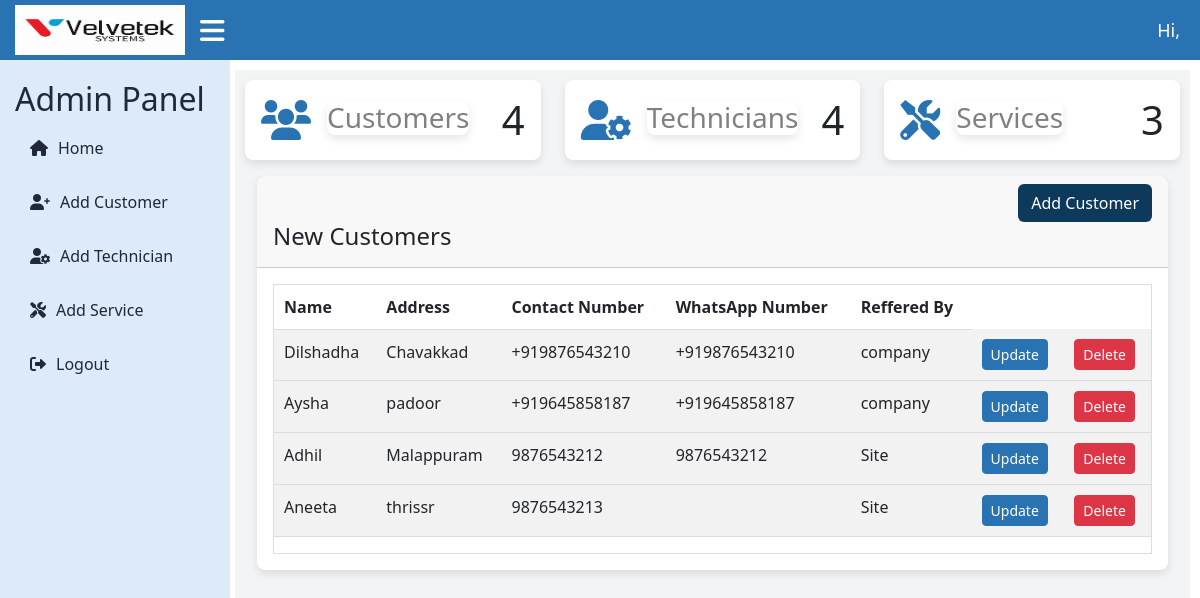
The page /velvetekapp/customer/new/ on the database as committed earlier.
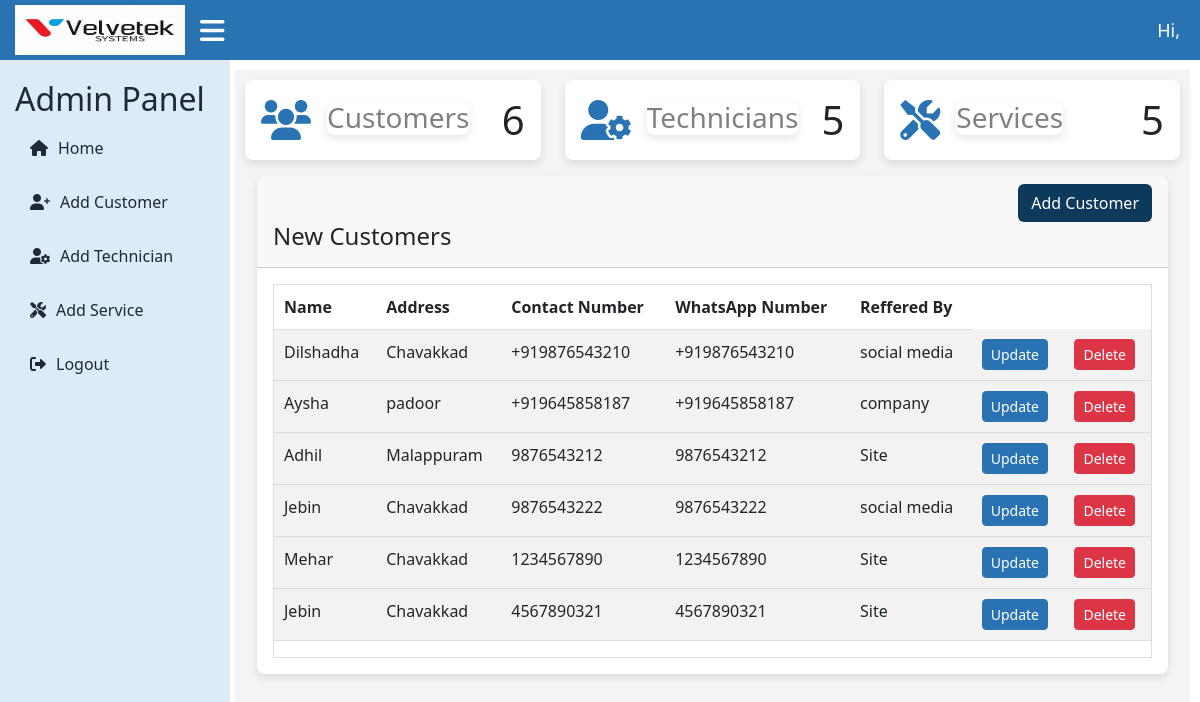
The same page on the database as committed later.
### velvetekapp/models.py (models this page shows)
class Customer(models.Model):
    name=models.CharField(max_length=255)
    address = models.TextField()
    contact_number = models.CharField(max_length=15,unique=True)
    whatsapp_number = models.CharField(max_length=15)
    reffered_by =models.CharField(max_length=255)

### velvetekapp/views.py (the view)
# urls.py: path('customer/new/',views.new_customer,name='new_customer'),
def new_customer(request):
    customers=Customer.objects.all()
    customer_count = Customer.objects.count()
    total_services = Apply.objects.count()
    technician_count = CustomUser.objects.filter(role='technician').count()
    context = {
        'customers':customers,
        'customer_count': customer_count,
        'total_services': total_services,
        'technician_count': technician_count,
    }
    return render(request,'new_customer.html',context)

### templates/new_customer.html (shortened to what this page needs)
{% extends 'admin_dashboard.html' %}
{% block content %}
<div class="container">
  <div class="page-inner">
    <div class="row">
      <div class="col-md-12">
        <div class="card">
          <div class="card-header">
            <div class="ms-md-auto py-2 py-md-0 text-end">
                <a href="{% url 'add_customer' %}" class="btn text-white" style="background-color: #0d3a5a;">Add Customer</a>
            </div>
            <h4 class="card-title">New Customers</h4>
          </div>
          <div class="card-body">
            <div class="table-responsive">
              <table
                id="basic-datatables"
                class="display table table-striped table-hover"
              >
                <thead>
                  <tr>
                    <th>Name</th>
                    <th>Address</th>
                    <th>Contact Number</th>
                    <th>WhatsApp Number</th>
                    <th>Reffered By</th>
                  </tr>
                  {% for d in customers %}
                </thead>
                <tbody>
                  <tr>
                    <td>{{d.name}}</td>
                    <td>{{d.address}}</td>
                    <td>{{d.contact_number}}</td>
                    <td>{{d.whatsapp_number}}</td>
                    <td>{{d.reffered_by}}</td>
                    <td><a href="{% url 'update_customer' d.id %}" class="btn btn-sm btn-primary">Update</a></td>
                    <form action="{% url 'delete_customer' d.id %}" method="post">
                      <td><button type="submit" class="btn btn-sm btn-danger">Delete</button></td>
                    </form>
                  </tr>
                  {% endfor %}
                </tbody>
              </table>
            </div>
          </div>
        </div>
      </div>
{% endblock %}

Rows that differ between the two databases and show on the page:
removed Customer: name "Aneeta", address "thrissr", contact_number "9876543213", reffered_by "Site"
changed Customer "Dilshadha": reffered_by "company" → "social media"
added Customer: name "Jebin", address "Chavakkad", contact_number "9876543222", whatsapp_number "9876543222", reffered_by "social media"
added Customer: name "Mehar", address "Chavakkad", contact_number "1234567890", whatsapp_number "1234567890", reffered_by "Site"
added Customer: name "Jebin", address "Chavakkad", contact_number "4567890321", whatsapp_number "4567890321", reffered_by "Site"
Other text that changed with them:
{{ customer_count }}: "4" → "6"
{{ technician_count }}: "4" → "5"
{{ total_services }}: "3" → "5"
